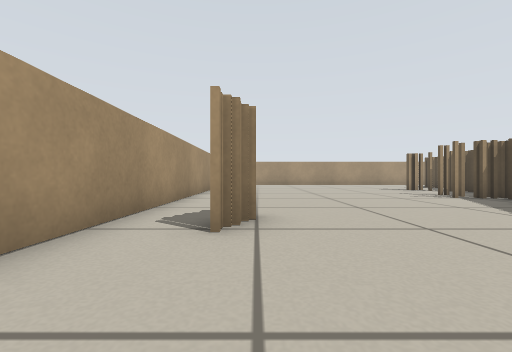
View 1 (above)

20 first-person views from a walk through a Stage world. The camera is 0.31 m above the floor, looks level and sees 90° across. The lines on the ground mark 1 m squares. The floor is counted in squares, 0.5 m on a side. Each view is taken from the middle of a square. On the plan, view 1 faces up. The plan holds only what a view shows up to about 9 squares ahead; the rest is blank. Robots are left out.

View 2
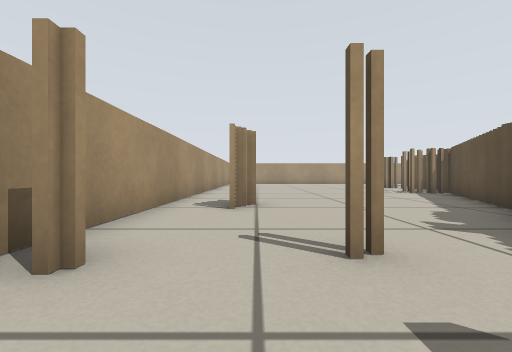

View 3
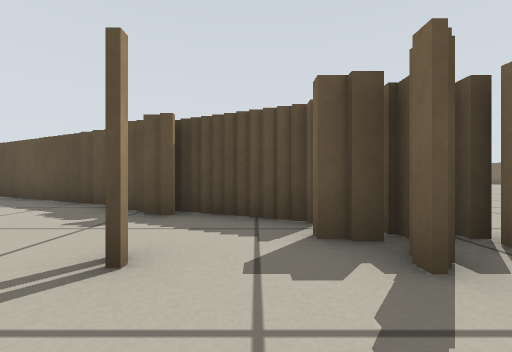

View 4
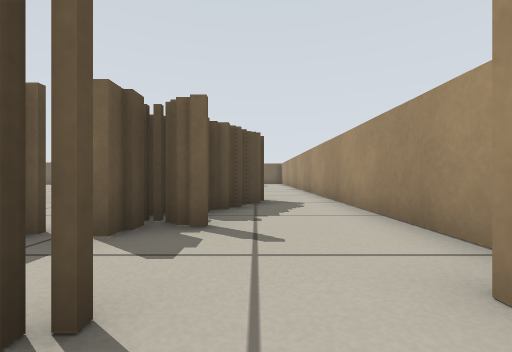

View 5
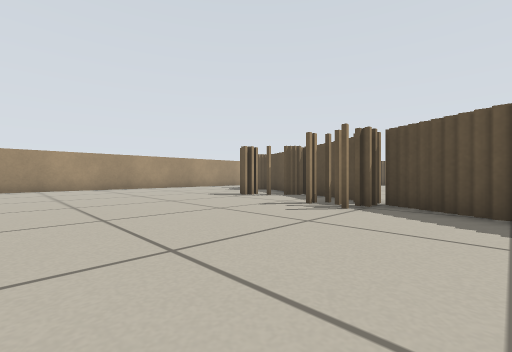

View 6
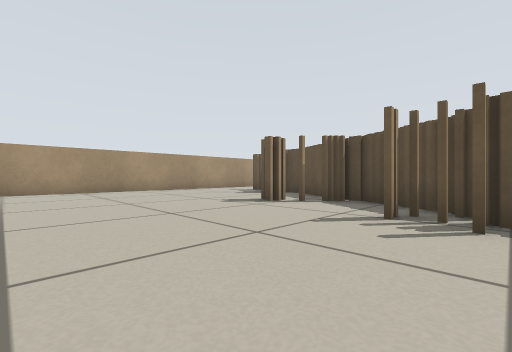

View 7
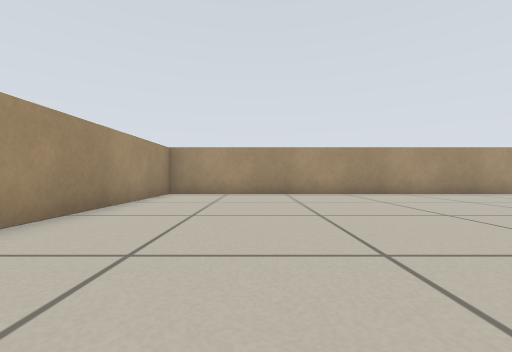

View 8
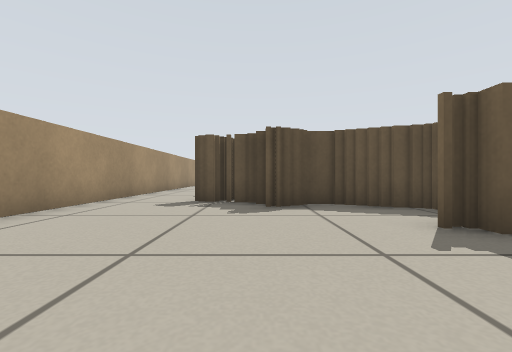

View 9
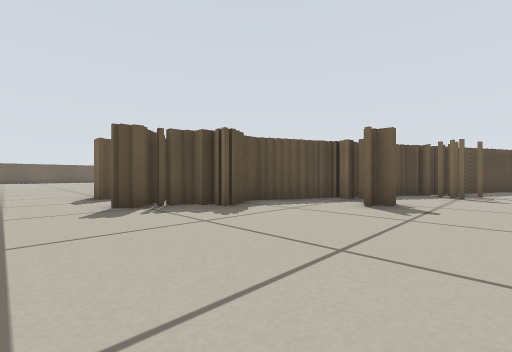

View 10
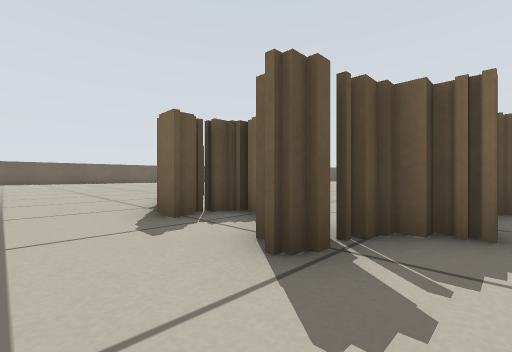

View 11
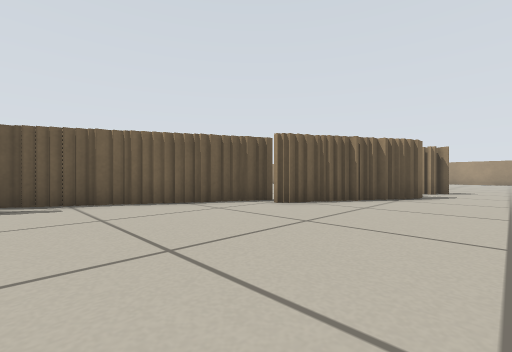

View 12
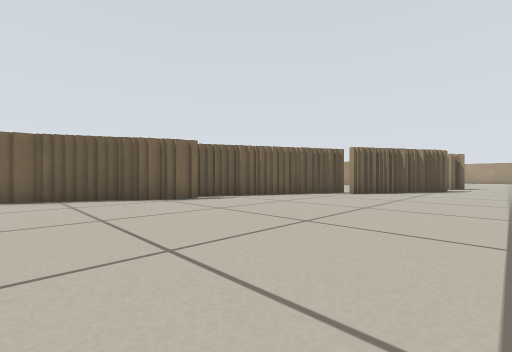

View 13
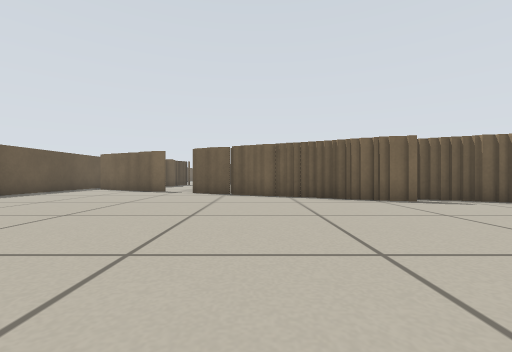

View 14
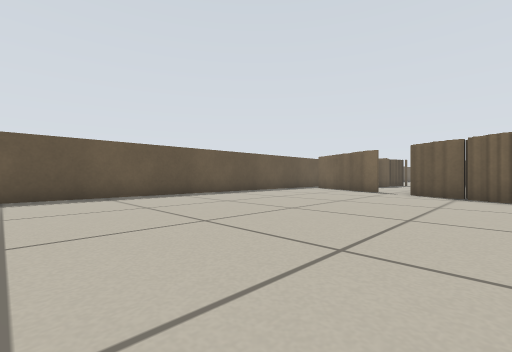

View 15
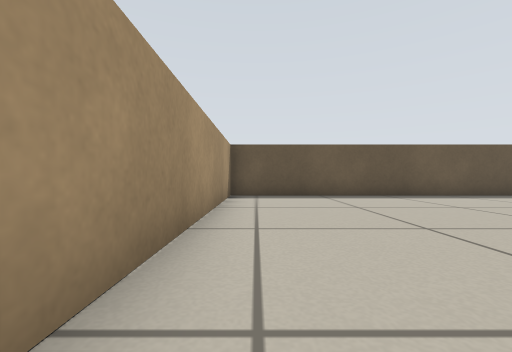

View 16
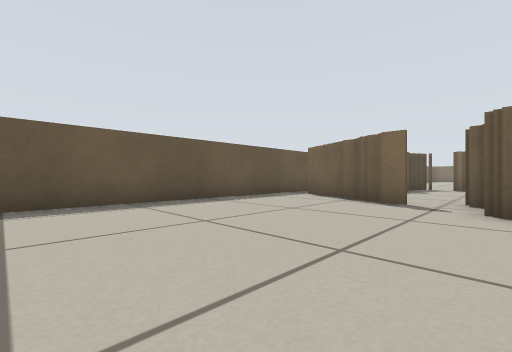

View 17
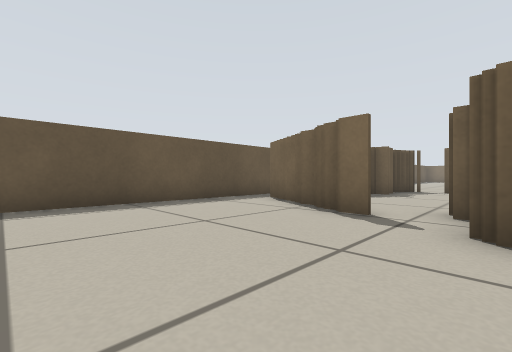

View 18
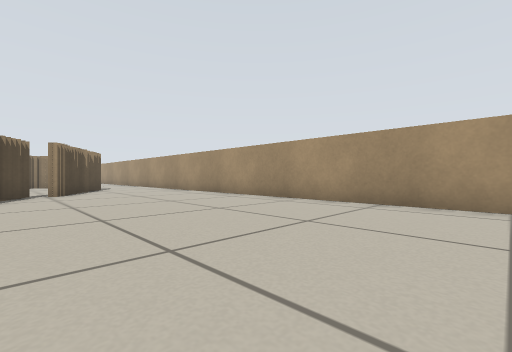

View 19
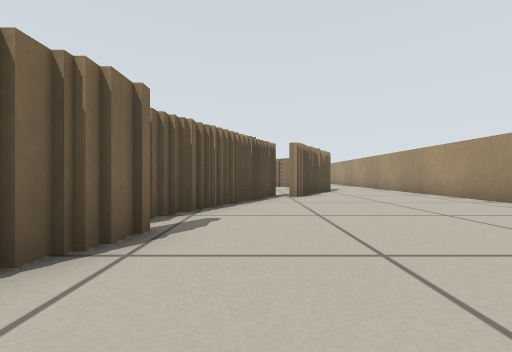

View 20
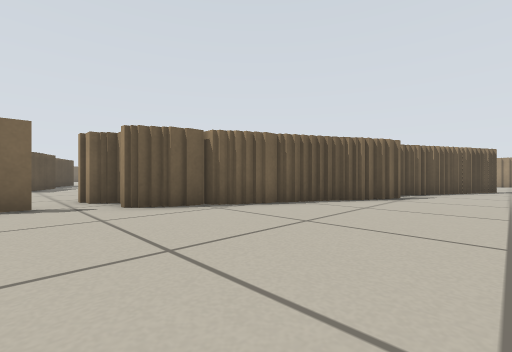

### Floor plan
Key: @ floor where view 1 was taken; # wall or solid block; x gap in a wall; . floor.
Columns run from 2 left of view 1 to 33 right of it. Each row starts with its distance up from view 1.
 18 ####################################
 17 #..................................#
 16 #..................................#
 15 #...........#####..................#
 14 #..........########................#
 13 #..........##.   .#................#
 12 #..........##     ###..............#
 11  ........#.#        #####..........#
 10   ........##          #####........#
  9 # ........#               ###......#
  8 # ......###                 ##.....#
  7 #.......##.                  #.....#
  6 #.......##                   #x###.#
  5 #.......#                     .. ###
  4 #......##                    ....  #
  3 #.#....#                     ....
  2 #..... #                      ..#
  1 #....##                        .#
  0 #.@#.##                        ##
 -1 #....#
 -2 #..###
 -3 #..##.
 -4 #.##...
 -5 #.#  ..
 -6 #.    ..
 -7 #.
 -8 #.

Where each view was taken, in squares from view 1:
view 1: 0 up, 0 right, facing up
view 2: 2 down, 0 right, facing up
view 3: 1 down, 1 left, facing right
view 4: 1 up, 0 right, facing down
view 5: 5 up, 1 right, facing up-right
view 6: 7 up, 2 right, facing up-right
view 7: 9 up, 1 right, facing up
view 8: 14 up, 4 right, facing right
view 9: 17 up, 5 right, facing down-right
view 10: 17 up, 9 right, facing down-right
view 11: 17 up, 21 right, facing down-left
view 12: 17 up, 25 right, facing down-left
view 13: 17 up, 25 right, facing down
view 14: 17 up, 25 right, facing down-right
view 15: 17 up, 25 right, facing right
view 16: 13 up, 27 right, facing down-right
view 17: 11 up, 27 right, facing down-right
view 18: 12 up, 26 right, facing up-left
view 19: 12 up, 24 right, facing left
view 20: 13 up, 29 right, facing down-left
